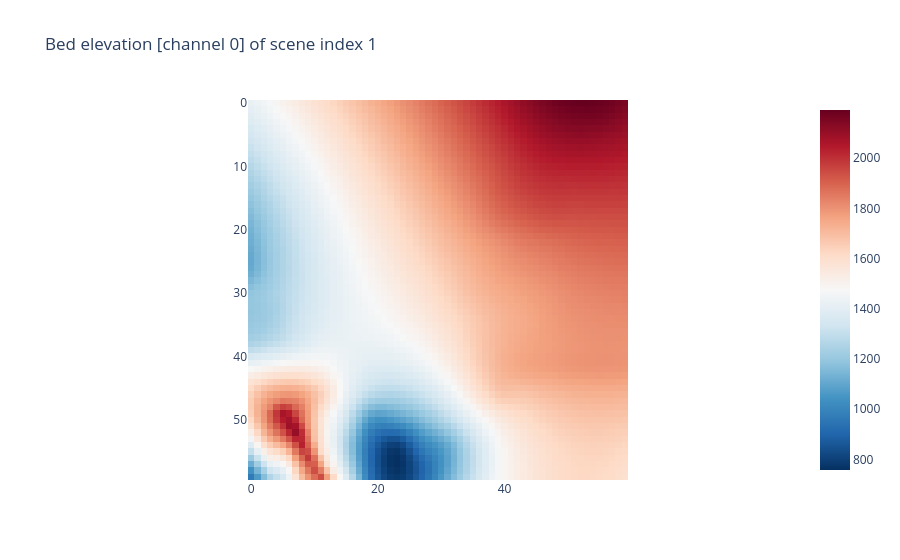

Notebook source saved alongside this figure:
### Code cell
fig = px.imshow(t[10, 2, :, :], 
                color_continuous_scale = 'RdBu_r',
                # DEFAULT for matrices: only tensor because of conversion
                origin = "upper", title = "Bed elevation [channel 0] of scene index 1")
fig.show()

### Figure 1 — Plotly figure (JSON) as saved in the notebook; plotly's stock layout.template omitted (floating-point values rounded to 4 significant figures; data arrays with more than 128 entries replaced by an {"elided": "..."} marker saying what was removed)
{"data": [{"coloraxis": "coloraxis", "hovertemplate": "x: %{x}<br>y: %{y}<br>color: %{z}<extra></extra>", "name": "0", "type": "heatmap", "xaxis": "x", "yaxis": "y", "z": {"elided": "60x60 float values"}}], "layout": {"coloraxis": {"colorscale": [[0, "rgb(5,48,97)"], [0.1, "rgb(33,102,172)"], [0.2, "rgb(67,147,195)"], [0.3, "rgb(146,197,222)"], [0.4, "rgb(209,229,240)"], [0.5, "rgb(247,247,247)"], [0.6, "rgb(253,219,199)"], [0.7, "rgb(244,165,130)"], [0.8, "rgb(214,96,77)"], [0.9, "rgb(178,24,43)"], [1, "rgb(103,0,31)"]]}, "title": {"text": "Bed elevation [channel 0] of scene index 1"}, "xaxis": {"anchor": "y", "constrain": "domain", "domain": [0, 1], "scaleanchor": "y"}, "yaxis": {"anchor": "x", "autorange": "reversed", "constrain": "domain", "domain": [0, 1]}}}
